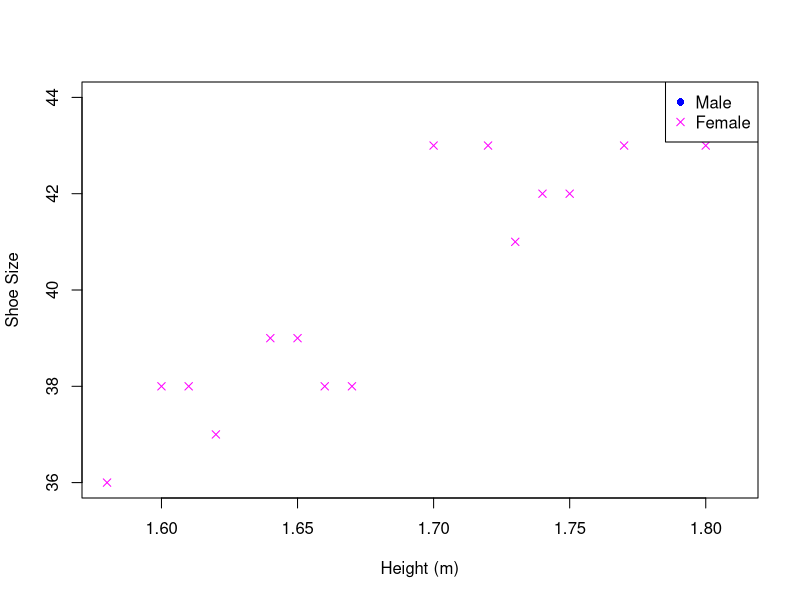

This figure's R source:
## ---- chunk 1
# Generate the numbers 1, 2,. . ., 12,
# and store the result in the vector x

x <- 1:12
print(x)
## ---- chunk 2
# Generate four repetitions of the sequence of numbers (6, 2, 4).

y <- rep(c(6, 2, 4), 4)
print(y)
## ---- chunk 3
# Generate the sequence consisting of six 9s, then five 2s, and finally four
# 5s. Store the numbers in a 5 by 3 matrix (populating it columnwise).

sequence <- c(rep(9, 6), rep(2, 5), rep(5, 4))
matrix_sequence <- matrix(sequence, nrow = 5, ncol = 3, byrow = FALSE)
print(matrix_sequence)
## ---- chunk 4
# Generate a vector consisting of 20 numbers generated randomly from
# a normal distribution. Use the value 100 as seed (in order to be able
# to replicate the experiments).

set.seed(100)
random_vector <- rnorm(20)
print(random_vector)

# Then, calculate the following statistics about the generated vector:
# mean, median, variance and the standard deviation.

mean_value <- mean(random_vector)
median_value <- median(random_vector)
variance_value <- var(random_vector)
standard_deviation_value <- sd(random_vector)

print(paste("Mean: ", mean_value))
print(paste("Median: ", median_value))
print(paste("Variance: ", variance_value))
print(paste("Standard deviation: ", standard_deviation_value))

# Repeat the generation of the vector and the statistics with and without
# changing the seed and observe what happens.

set.seed(100)
random_vector <- rnorm(20)
print(random_vector)

mean_value <- mean(random_vector)
median_value <- median(random_vector)
variance_value <- var(random_vector)
standard_deviation_value <- sd(random_vector)

print(paste("Mean: ", mean_value))
print(paste("Median: ", median_value))
print(paste("Variance: ", variance_value))
print(paste("Standard deviation: ", standard_deviation_value))

# Random vector with seed 200
set.seed(200)
random_vector <- rnorm(20)
print(random_vector)

mean_value <- mean(random_vector)
median_value <- median(random_vector)
variance_value <- var(random_vector)
standard_deviation_value <- sd(random_vector)

print(paste("Mean: ", mean_value))
print(paste("Median: ", median_value))
print(paste("Variance: ", variance_value))
print(paste("Standard deviation: ", standard_deviation_value))

# Random vector with seed 300
set.seed(300)
random_vector <- rnorm(20)
print(random_vector)

mean_value <- mean(random_vector)
median_value <- median(random_vector)
variance_value <- var(random_vector)
standard_deviation_value <- sd(random_vector)

print(paste("Mean: ", mean_value))
print(paste("Median: ", median_value))
print(paste("Variance: ", variance_value))
print(paste("Standard deviation: ", standard_deviation_value))
## ---- chunk 5
# Read the data into an R object named students (data is in a
# space-delimited text file and there is no header row).

students <- read.table("./dataset/data1.txt", header = FALSE)

# Add the following titles for columns:
# height, shoesize, gender, population

colnames(students) <- c("height", "shoesize", "gender", "population")

# Check that R reads the file correctly.

print(students)

# Print the header names only.

print(colnames(students))

# Print the column height.

print(students$height)

# What is the gender distribution (how many observations are in
# each group) and the distribution of sampling sites (column population)?

gender_distribution <- table(students$gender)
population_distribution <- table(students$population)
print(gender_distribution)
print(population_distribution)

# Show the distributions in the above item at the same time by
# using a contingency table.

contingency_table <- table(students$gender, students$population)
print(contingency_table)

# Make two subsets of your dataset by splitting it according to gender.
# Use data frame operations first and then do the same using
# the function subset.

male_students <- students[students$gender == "Male", ]
female_students <- students[students$gender == "Female", ]

# Subsets by gender using subset
male_students_subset <- subset(students, gender == "Male")
female_students_subset <- subset(students, gender == "Female")

# Make two subsets containing individuals below and above the
# median height. Use data frame operations first and then do the
# same using the function subset.

median_height <- median(students$height)
below_median_height <- students[students$height < median_height, ]
above_median_height <- students[students$height > median_height, ]

# Subsets by height using subset
below_median_subset <- subset(students, height < median_height)
above_median_subset <- subset(students, height > median_height)

# Change height from centimetres to metres for all rows in the
# data frame. Do this using in three different ways: with basic
# primitives, a loop using for and the function apply.

# Using basic primitives
students$height <- students$height / 100

# Using a loop
for (i in seq_len(nrow(students))) {
  students$height[i] <- students$height[i] / 100
}

# Using apply
students$height <- sapply(students$height, function(x) x / 100)

# Plot height against shoesize, using blue circles
# for males and magenta crosses for females.
# Add a legend.

# Correct the conversion of height to meters
students$height <- students$height * 10000
 
plot(students$height, students$shoesize,
     col = ifelse(students$gender == "Male", "blue", "magenta"),
     pch = ifelse(students$gender == "Male", 16, 4),
     xlab = "Height (m)", ylab = "Shoe Size")
legend("topright", legend = c("Male", "Female"),
       col = c("blue", "magenta"),
       pch = c(16, 4))
